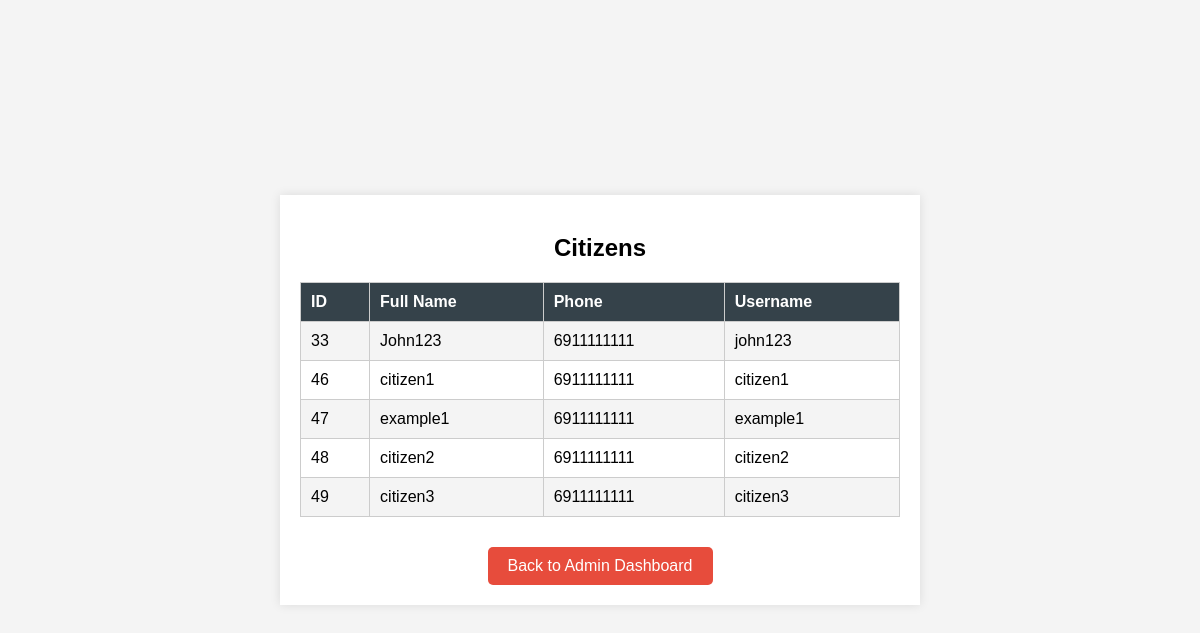
The page /actions/manage_citizens.php (signed in) on the database its author committed.
### tables this page shows
CREATE TABLE `users` (
  `id` int(11) NOT NULL,
  `fullname` varchar(100) NOT NULL,
  `phone` varchar(15) NOT NULL,
  `username` varchar(50) NOT NULL,
  `password` varchar(255) NOT NULL,
  `role` enum('admin','rescuer','citizen') NOT NULL,
  `latitude` float DEFAULT NULL,
  `longitude` float DEFAULT NULL
);

### actions/manage_citizens.php (the view, shortened to what this page needs)
<?php
include '../db_connect.php';
$citizens_result = $conn->query("SELECT * FROM users WHERE role = 'citizen'");
$citizens = [];
while ($row = $citizens_result->fetch_assoc()) {
    $citizens[] = $row;
}
?>
<!DOCTYPE html>
<html lang="en">
<head>
    <link rel="stylesheet" href="../style/styles.css">
</head>
<body>
<div class="container">
    <h2>Citizens</h2>
    <table>
        <tr>
            <th>ID</th>
            <th>Full Name</th>
            <th>Phone</th>
            <th>Username</th>
        </tr>
        <?php foreach ($citizens as $citizen): ?>
            <tr>
                <td><?php echo $citizen['id']; ?></td>
                <td><?php echo $citizen['fullname']; ?></td>
                <td><?php echo $citizen['phone']; ?></td>
                <td><?php echo $citizen['username']; ?></td>
            </tr>
        <?php endforeach; ?>
    </table>
    <a href="../dashboards/admin_dashboard.php" class="back-button">Back to Admin Dashboard</a>
</div>
</body>
</html>

### style/styles.css (style rules this page uses)
body { font-family: Arial, sans-serif; margin: 0; padding: 0; background-color: #f4f4f4; display: flex; justify-content: center; align-items: center; height: 100vh; }
.container { width: 90%; max-width: 600px; margin: auto; padding: 20px; background: #fff; box-shadow: 0 0 10px rgba(0, 0, 0, 0.1); text-align: center; }
table { width: 100%; margin-top: 20px; border-collapse: collapse; text-align: left; }
table, th, td { border: 1px solid #cccccc; }
th, td { padding: 10px; }
th { background: #35424a; color: #ffffff; }
tr:nth-child(even) { background: #f4f4f4; }
a { color: #35424a; text-decoration: none; }
.back-button { background-color: #e74c3c; color: white; padding: 10px 20px; text-decoration: none; border-radius: 5px; margin-top: 30px; display: inline-block; font-size: 16px; }

### rows shown on the page
users: id "33", fullname "John123", phone "6911111111", username "john123"
users: id "46", fullname "citizen1", phone "6911111111", username "citizen1"
users: id "47", fullname "example1", phone "6911111111", username "example1"
users: id "48", fullname "citizen2", phone "6911111111", username "citizen2"
users: id "49", fullname "citizen3", phone "6911111111", username "citizen3"
